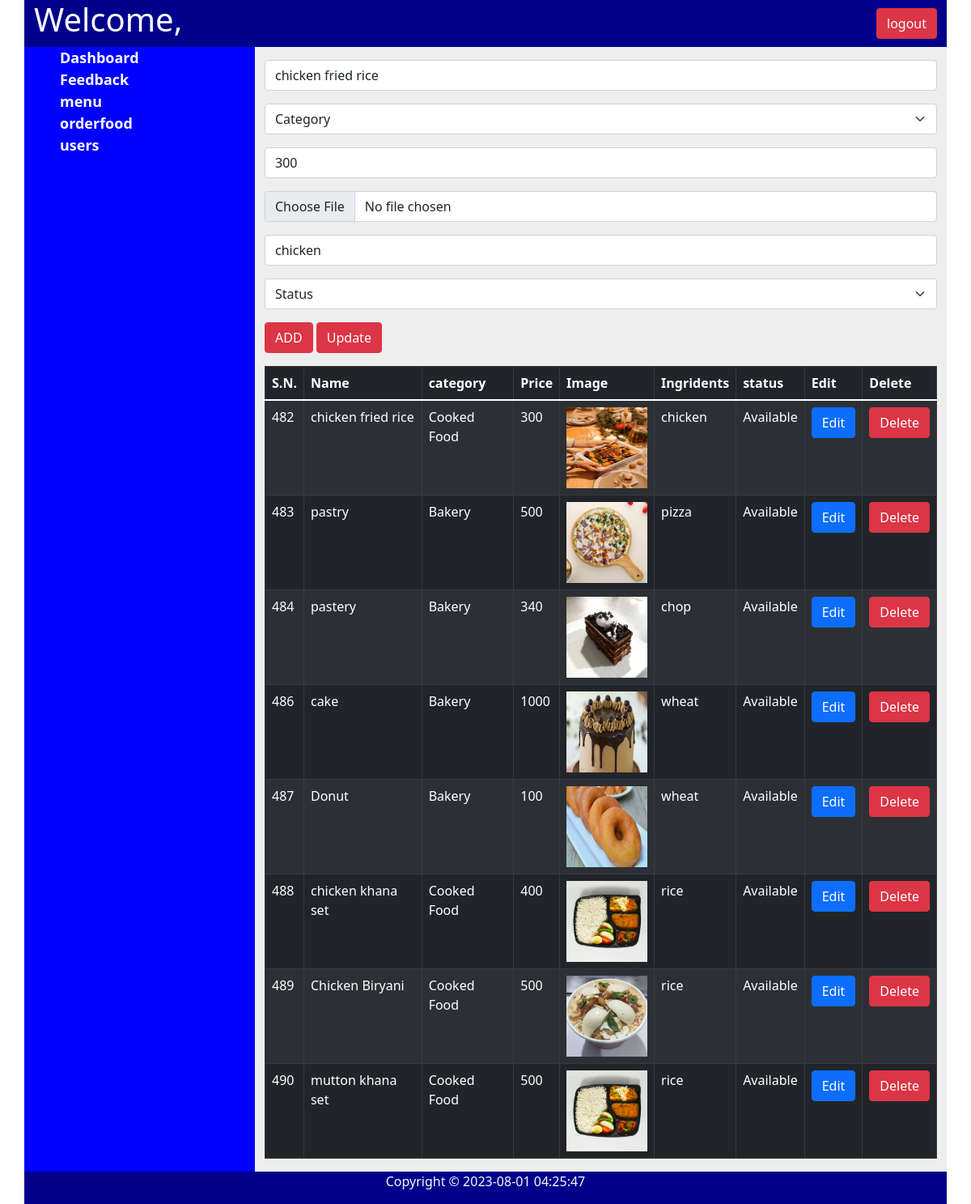
Page /admin/menu.php?eid=482 on the committed database.
### tables this page shows
CREATE TABLE `menu` (
  `id` int(11) NOT NULL,
  `Name` varchar(200) NOT NULL,
  `category` enum('Cooked Food','Bakery','','') NOT NULL,
  `Price` int(100) NOT NULL,
  `Image` varchar(100) NOT NULL,
  `Ingridents` varchar(200) NOT NULL,
  `Status` enum('Available','Not Available','','') NOT NULL
);

### admin/class/Connection.php (called while the page is built, shortened)
<?php
class Connection
{
	private $host;
	private $user;
	private $password;
	private $database;
	private $connect;
	function __construct()
	{
		$this->host = 'localhost';
		$this->user = 'root';
		$this->password = '';
		$this->database = 'food-order';
	}
	function getConnection()
	{
		$this->connect = new mysqli($this->host, $this->user,
								$this->password, $this->database);
		return $this->connect;
	}
	function getData($qry)
	{
		$result = [];
		$data = $this->connect->query($qry);
		while($row = $data->fetch_assoc()) {
			$result[] = $row;
		}
		return $result;
	}
}

### admin/class/menu.php (called while the page is built, shortened)
<?php
require_once 'Connection.php';
class Menu
{
	private $conn;
	function __construct()
	{
		$this->conn = new Connection();
	}
	public function selectMenu(){
		$qry = "SELECT * FROM menu";
		return $this->conn->getData($qry);
	}
	public function selectSingleMenu($id){
		$qry = "SELECT * FROM menu WHERE id = $id";
		return $this->conn->getData($qry);
	}
}

### admin/menu.php (the view, shortened to what this page needs)
<?php
require_once 'class/menu.php';
$san = New menu;
$data = $san->selectMenu();
if(isset($_GET['eid']))
  {
    $selected = $san->selectSingleMenu($_GET['eid']);
  }
?>
<!doctype html>
<html lang="en">
<head>
    <link href="https://cdn.jsdelivr.net/npm/bootstrap@5.1.3/dist/css/bootstrap.min.css" rel="stylesheet">
    <link rel="stylesheet" href="css/cms_css.css" />
</head>
<body>
    <div class="container">
        <?php include 'header.php'; ?>
        <div class="row">
            <?php include 'nav.php'; ?>
            <section class="col-md-9">
                <form method="post" enctype="multipart/form-data">
                    <div class="mb-3 mt-3">
                        <input type="text" placeholder="Name" class="form-control  " name="name" value="<?php if(isset($_GET['eid'])){ echo $selected[0]['Name']; } ?>">
                    </div>
                    <div class="mb-3">
                        <select class="form-select" aria-label="Default select example" name="category" value="<?php if(isset($_GET['eid'])){ echo $selected[0]['category']; } ?>">
                                <option selected>Category</option>
                        </select>
                    </div>
                    <div class="mb-3">
                        <input type="number" placeholder="Price" class="form-control" name="price" value="<?php if(isset($_GET['eid'])){ echo $selected[0]['Price']; } ?>">
                    </div>
                    <div class="mb-3">
                        <input type="file" placeholder="Image" class="form-control mb-3" name="file" value="<?php if(isset($_GET['eid'])){ echo $selected[0]['Image']; } ?>">
                    </div>
                    <div class="mb-3">
                        <input type="text" placeholder="Ingridents" class="form-control mb-3" name="ingridents" value="<?php if(isset($_GET['eid'])){ echo $selected[0]['Ingridents']; } ?>">
                    </div>
                    <div class="mb-3">
                        <select class="form-select" aria-label="Default select example" name="status" value="<?php if(isset($_GET['eid'])){ echo $selected[0]['Status']; } ?>">
                            <option selected>Status</option>
                        </select>
                    </div>
                    <div>
                        <input type="submit" name="btn-add" value="ADD" class="btn btn-danger  ">
                        <input type="submit" name="btn-update" value="Update" class="btn btn-danger">
                    </div>
                </form>
                <div>
                    <div class="table-responsive">
                        <table class="table table-striped table-bordered table-dark  mt-3" id="myTable">
                            <thead>
                                <tr>
                                    <th>S.N.</th>
                                    <th>Name</th>
                                    <th>category</th>
                                    <th>Price</th>
                                    <th>Image</th>
                                    <th>Ingridents</th>
                                    <th>status</th>
                                    <th>Edit</th>
                                    <th>Delete</th>
                                </tr>
                            </thead>
                            <tbody>
                                <?php
                                foreach ($data as $dt) {
                                    echo "<tr>
						<td>" . $dt['id'] . "</td>
						<td>" . $dt['Name'] . "</td>
						<td>" . $dt['category'] . "</td>
						<td>" . $dt['Price'] . "</td>
						<td> <img src='media/" . $dt['Image'] . "' style='height:100px; width:100px;'></td>
						<td>" . $dt['Ingridents'] . "</td>
						<td>" . $dt['Status'] . "</td>
						<td><a href='menu.php?eid=" . $dt['id'] . "' class='btn btn-primary'>Edit</a></td>
						<td><a href='menu.php?did=" . $dt['id'] . "' class='btn btn-danger' onclick='return confirm(&quot;Are you sure?&quot;)'>Delete</a></td>
					</tr>";
                                }
                                ?>
                            </tbody>
                        </table>
                    </div>
                </div>
            </section>
        </div>
        <?php include 'footer.php'; ?>
    </div>
</body>
</html>

### admin/css/cms_css.css (style rules this page uses)
section { background: #eeeeee; min-height: 500px; }

### rows in the picture
menu: name "chicken fried rice", category "Category", price "300", ingridents "chicken", status "Status", id "482", Name "chicken fried rice", category "Cooked Food", Price "300", Image (picture), Ingridents "chicken", Status "Available"
menu: id "483", Name "pastry", category "Bakery", Price "500", Image (picture), Ingridents "pizza", Status "Available"
menu: id "484", Name "pastery", category "Bakery", Price "340", Image (picture), Ingridents "chop", Status "Available"
menu: id "486", Name "cake", category "Bakery", Price "1000", Image (picture), Ingridents "wheat", Status "Available"
menu: id "487", Name "Donut", category "Bakery", Price "100", Image (picture), Ingridents "wheat", Status "Available"
menu: id "488", Name "chicken khana set", category "Cooked Food", Price "400", Image (picture), Ingridents "rice", Status "Available"
menu: id "489", Name "Chicken Biryani", category "Cooked Food", Price "500", Image (picture), Ingridents "rice", Status "Available"
menu: id "490", Name "mutton khana set", category "Cooked Food", Price "500", Image (picture), Ingridents "rice", Status "Available"
